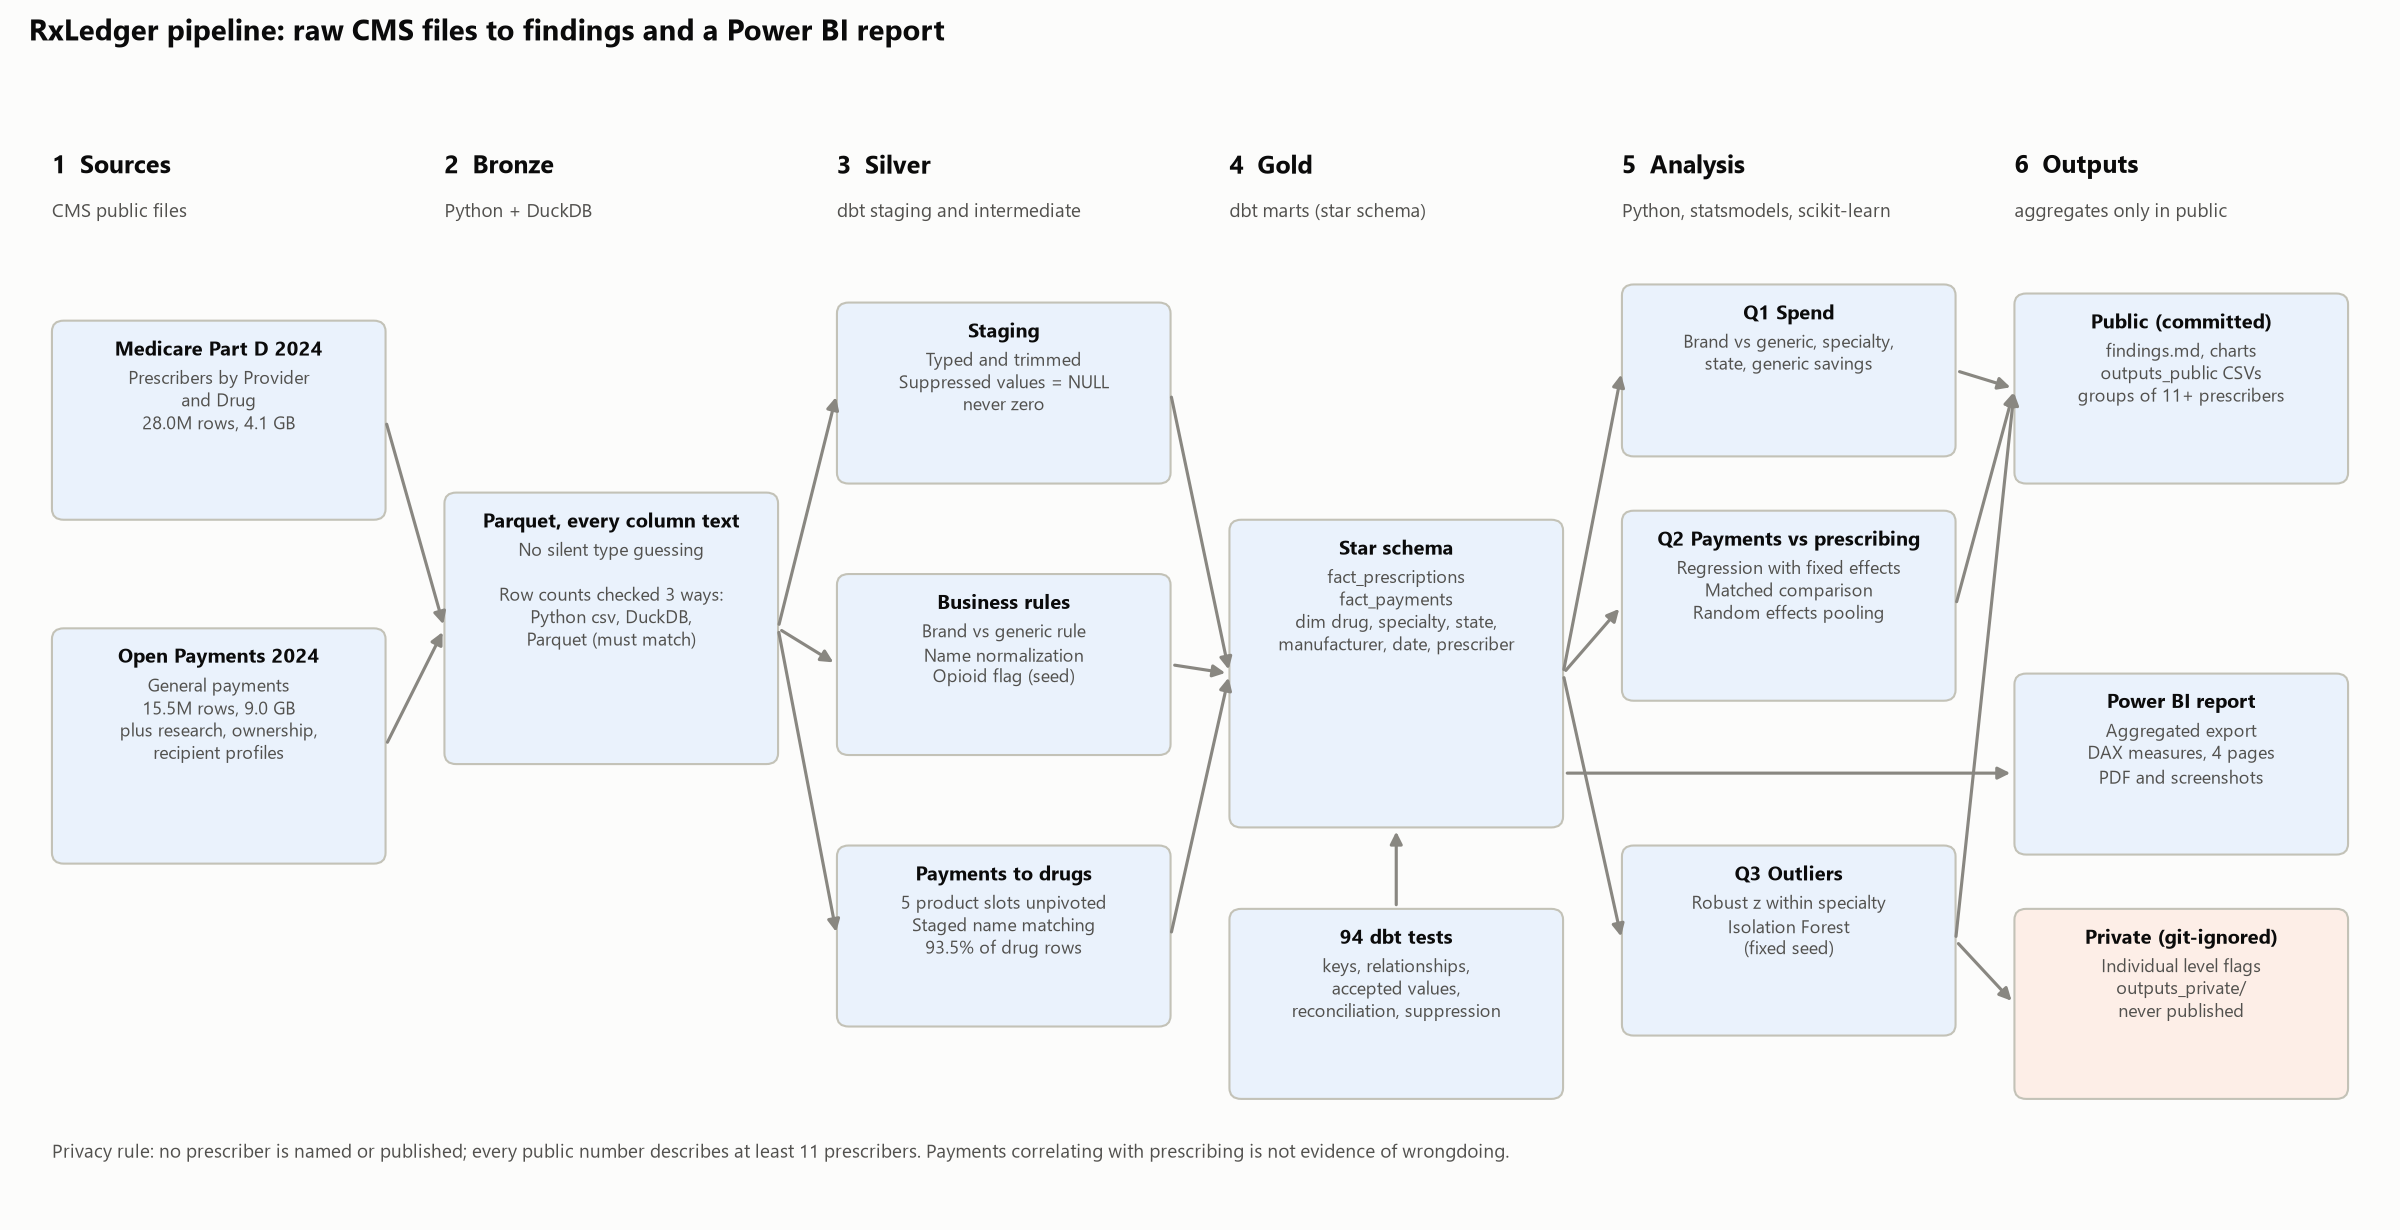

Python code for this plot:
"""Draw docs/process_map.png: the RxLedger pipeline from raw CMS files to outputs.

Author: Erica Mathias

Counts shown on the map (rows, tests, match rate) are read from the pipeline outputs so
the diagram stays in sync with the data.
"""

import json
import sys
from pathlib import Path

import matplotlib

matplotlib.use("Agg")
import matplotlib.pyplot as plt  # noqa: E402
import pandas as pd  # noqa: E402
from matplotlib.patches import FancyArrowPatch, FancyBboxPatch  # noqa: E402

sys.path.insert(0, str(Path(__file__).resolve().parents[1]))
import config  # noqa: E402
from analysis import charts  # noqa: E402

TINT = "#eaf2fc"        # light step of the blue ramp for box fills
PRIVATE_TINT = "#fdeee7"  # light step of the orange ramp for the private output


def facts():
    ingest = {r["source"]: r for r in
              json.loads((config.DOCS_DIR / "ingest_row_counts.json").read_text())}
    results = json.loads((config.ROOT / "dbt" / "target" / "build_results.json").read_text())
    n_tests = sum(r["unique_id"].startswith("test.") for r in results["results"])
    head = dict(pd.read_csv(config.PUBLIC_OUT / "headline_numbers.csv").values)
    return {
        "partd": ingest["partd_prescriber_drug"]["parquet_rows"] / 1e6,
        "op": ingest["op_general"]["parquet_rows"] / 1e6,
        "tests": n_tests,
        "match": head["drug_match_rate"],
    }


def box(ax, x, y, w, h, text, fill=TINT, bold_first=True):
    ax.add_patch(FancyBboxPatch((x, y), w, h, boxstyle="round,pad=0,rounding_size=0.12",
                                linewidth=1, edgecolor=charts.AXIS, facecolor=fill))
    lines = text.split("\n")
    if bold_first:
        ax.text(x + w / 2, y + h - 0.22, lines[0], ha="center", va="top", fontsize=9.5,
                fontweight="bold", color=charts.INK)
        if len(lines) > 1:
            ax.text(x + w / 2, y + h - 0.52, "\n".join(lines[1:]), ha="center", va="top",
                    fontsize=8.5, color=charts.INK_2, linespacing=1.35)
    else:
        ax.text(x + w / 2, y + h / 2, text, ha="center", va="center", fontsize=9,
                color=charts.INK_2)


def arrow(ax, x0, y0, x1, y1):
    ax.add_patch(FancyArrowPatch((x0, y0), (x1, y1), arrowstyle="-|>", mutation_scale=12,
                                 linewidth=1.5, color=charts.MUTED))


def main():
    f = facts()
    charts.style()
    fig, ax = plt.subplots(figsize=(16, 8.2))
    ax.set_xlim(0, 24)
    ax.set_ylim(0, 12)
    ax.axis("off")

    cols = [
        ("1  Sources", "CMS public files"),
        ("2  Bronze", "Python + DuckDB"),
        ("3  Silver", "dbt staging and intermediate"),
        ("4  Gold", "dbt marts (star schema)"),
        ("5  Analysis", "Python, statsmodels, scikit-learn"),
        ("6  Outputs", "aggregates only in public"),
    ]
    xs = [0.3, 4.3, 8.3, 12.3, 16.3, 20.3]
    w = 3.4
    for (title, sub), x in zip(cols, xs):
        ax.text(x, 11.5, title, fontsize=12, fontweight="bold", color=charts.INK, va="center")
        ax.text(x, 11.0, sub, fontsize=9, color=charts.INK_2, va="center")

    # boxes: (column index, y, height, text, fill)
    B = {}

    def put(key, ci, y, h, text, fill=TINT):
        box(ax, xs[ci], y, w, h, text, fill)
        B[key] = (xs[ci], y, w, h)

    put("partd", 0, 7.6, 2.2, f"Medicare Part D 2024\nPrescribers by Provider\nand Drug\n{f['partd']:.1f}M rows, 4.1 GB")
    put("op", 0, 3.8, 2.6, f"Open Payments 2024\nGeneral payments\n{f['op']:.1f}M rows, 9.0 GB\nplus research, ownership,\nrecipient profiles")

    put("bronze", 1, 4.9, 3.0, "Parquet, every column text\nNo silent type guessing\n\nRow counts checked 3 ways:\nPython csv, DuckDB,\nParquet (must match)")

    put("stg", 2, 8.0, 2.0, "Staging\nTyped and trimmed\nSuppressed values = NULL\nnever zero")
    put("rules", 2, 5.0, 2.0, "Business rules\nBrand vs generic rule\nName normalization\nOpioid flag (seed)")
    put("match", 2, 2.0, 2.0, f"Payments to drugs\n5 product slots unpivoted\nStaged name matching\n{f['match']} of drug rows")

    put("star", 3, 4.2, 3.4, "Star schema\nfact_prescriptions\nfact_payments\ndim drug, specialty, state,\nmanufacturer, date, prescriber")
    put("tests", 3, 1.2, 2.1, f"{f['tests']} dbt tests\nkeys, relationships,\naccepted values,\nreconciliation, suppression")

    put("q1", 4, 8.3, 1.9, "Q1 Spend\nBrand vs generic, specialty,\nstate, generic savings")
    put("q2", 4, 5.6, 2.1, "Q2 Payments vs prescribing\nRegression with fixed effects\nMatched comparison\nRandom effects pooling")
    put("q3", 4, 1.9, 2.1, "Q3 Outliers\nRobust z within specialty\nIsolation Forest\n(fixed seed)")

    put("public", 5, 8.0, 2.1, "Public (committed)\nfindings.md, charts\noutputs_public CSVs\ngroups of 11+ prescribers")
    put("pbi", 5, 3.9, 2.0, "Power BI report\nAggregated export\nDAX measures, 4 pages\nPDF and screenshots")
    put("private", 5, 1.2, 2.1, "Private (git-ignored)\nIndividual level flags\noutputs_private/\nnever published",
        fill=PRIVATE_TINT)

    def right(k):
        x, y, w_, h = B[k]
        return x + w_, y + h / 2

    def left(k):
        x, y, w_, h = B[k]
        return x, y + h / 2

    for a, b in [("partd", "bronze"), ("op", "bronze"), ("bronze", "stg"), ("bronze", "rules"),
                 ("bronze", "match"), ("stg", "star"), ("rules", "star"), ("match", "star"),
                 ("star", "q1"), ("star", "q2"), ("star", "q3"), ("q1", "public"),
                 ("q2", "public"), ("q3", "public"), ("q3", "private")]:
        arrow(ax, *right(a), *left(b))
    # star schema to Power BI: horizontal lane between the Q2 and Q3 boxes
    lane = 4.8
    arrow(ax, B["star"][0] + w, lane, B["pbi"][0], lane)
    # tests check the star schema (vertical)
    x, y, w_, h = B["tests"]
    arrow(ax, x + w_ / 2, y + h, x + w_ / 2, B["star"][1])

    ax.text(0.3, 0.55, "Privacy rule: no prescriber is named or published; every public "
            "number describes at least 11 prescribers. Payments correlating with prescribing "
            "is not evidence of wrongdoing.", fontsize=9, color=charts.INK_2)
    fig.suptitle("RxLedger pipeline: raw CMS files to findings and a Power BI report",
                 x=0.012, y=0.985, ha="left", fontsize=14, fontweight="bold", color=charts.INK)
    fig.tight_layout(rect=(0, 0, 1, 0.96))
    out = config.DOCS_DIR / "process_map.png"
    fig.savefig(out, dpi=150)
    plt.close(fig)
    print(f"wrote {out}")


if __name__ == "__main__":
    main()
